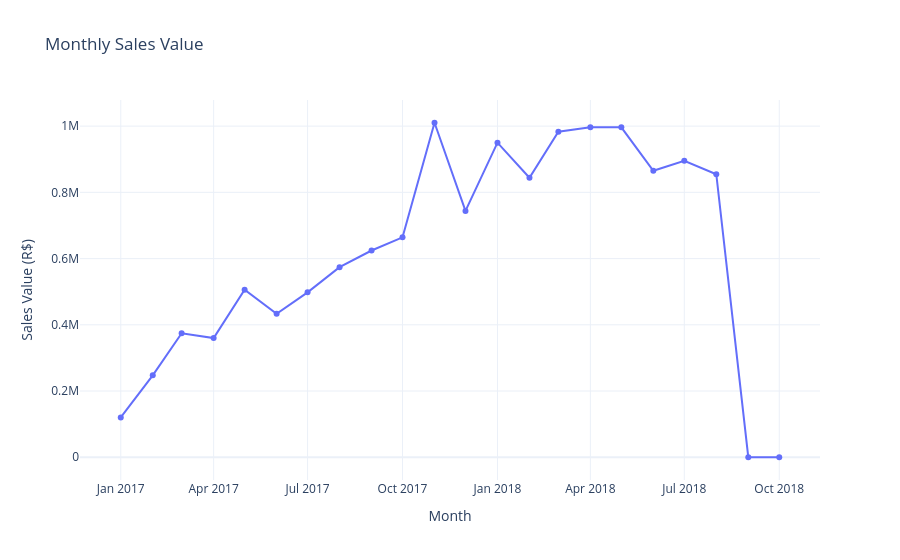
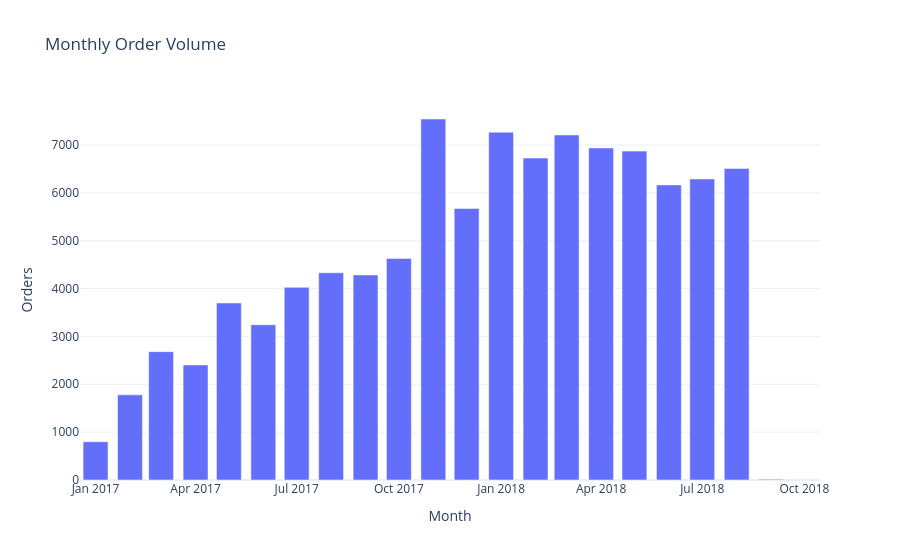

These figures' notebook cell, in order:
### Markdown cell above
## 6. Sales & order performance

### Code cell
# ============================================================
# 6. Sales and order trends
# ============================================================
monthly = (
    master_period
    .groupby("order_month_str", as_index=False)
    .agg(
        order_count=("order_id", "count"),
        total_sales=("total_price", "sum"),
        avg_order_value=("total_price", "mean"),
    )
    .sort_values("order_month_str")
)

fig = px.line(
    monthly,
    x="order_month_str",
    y="total_sales",
    markers=True,
    title="Monthly Sales Value",
    labels={"order_month_str": "Month", "total_sales": "Sales Value (R$)"}
)
fig.update_layout(template="plotly_white")
fig.show()

fig = px.bar(
    monthly,
    x="order_month_str",
    y="order_count",
    title="Monthly Order Volume",
    labels={"order_month_str": "Month", "order_count": "Orders"}
)
fig.update_layout(template="plotly_white")
fig.show()

display(monthly.sort_values("total_sales", ascending=False).head(10))

### Figure 1 — Plotly figure (JSON) as saved in the notebook; plotly's stock layout.template omitted (floating-point values rounded to 4 significant figures)
{"data": [{"hovertemplate": "Month=%{x}<br>Sales Value (R$)=%{y}<extra></extra>", "legendgroup": "", "line": {"color": "#636efa", "dash": "solid"}, "marker": {"symbol": "circle"}, "mode": "lines+markers", "name": "", "orientation": "v", "showlegend": false, "type": "scatter", "x": ["2017-01", "2017-02", "2017-03", "2017-04", "2017-05", "2017-06", "2017-07", "2017-08", "2017-09", "2017-10", "2017-11", "2017-12", "2018-01", "2018-02", "2018-03", "2018-04", "2018-05", "2018-06", "2018-07", "2018-08", "2018-09", "2018-10"], "xaxis": "x", "y": [120300.0, 247300.0, 374300.0, 359900.0, 506100.0, 433000.0, 498000.0, 574000.0, 624400.0, 664200.0, 1010000.0, 743900.0, 950000.0, 844200.0, 983200.0, 996600.0, 996500.0, 865100.0, 895500.0, 854700.0, 145.0, 0.0], "yaxis": "y"}], "layout": {"legend": {"tracegroupgap": 0}, "title": {"text": "Monthly Sales Value"}, "xaxis": {"anchor": "y", "domain": [0, 1], "title": {"text": "Month"}}, "yaxis": {"anchor": "x", "domain": [0, 1], "title": {"text": "Sales Value (R$)"}}}}

### Figure 2 — Plotly figure (JSON) as saved in the notebook; plotly's stock layout.template omitted (floating-point values rounded to 4 significant figures)
{"data": [{"hovertemplate": "Month=%{x}<br>Orders=%{y}<extra></extra>", "legendgroup": "", "marker": {"color": "#636efa", "pattern": {"shape": ""}}, "name": "", "orientation": "v", "showlegend": false, "textposition": "auto", "type": "bar", "x": ["2017-01", "2017-02", "2017-03", "2017-04", "2017-05", "2017-06", "2017-07", "2017-08", "2017-09", "2017-10", "2017-11", "2017-12", "2018-01", "2018-02", "2018-03", "2018-04", "2018-05", "2018-06", "2018-07", "2018-08", "2018-09", "2018-10"], "xaxis": "x", "y": [800, 1780, 2682, 2404, 3700, 3245, 4026, 4331, 4285, 4631, 7544, 5673, 7269, 6728, 7211, 6939, 6873, 6167, 6292, 6512, 16, 4], "yaxis": "y"}], "layout": {"barmode": "relative", "legend": {"tracegroupgap": 0}, "title": {"text": "Monthly Order Volume"}, "xaxis": {"anchor": "y", "domain": [0, 1], "title": {"text": "Month"}}, "yaxis": {"anchor": "x", "domain": [0, 1], "title": {"text": "Orders"}}}}
